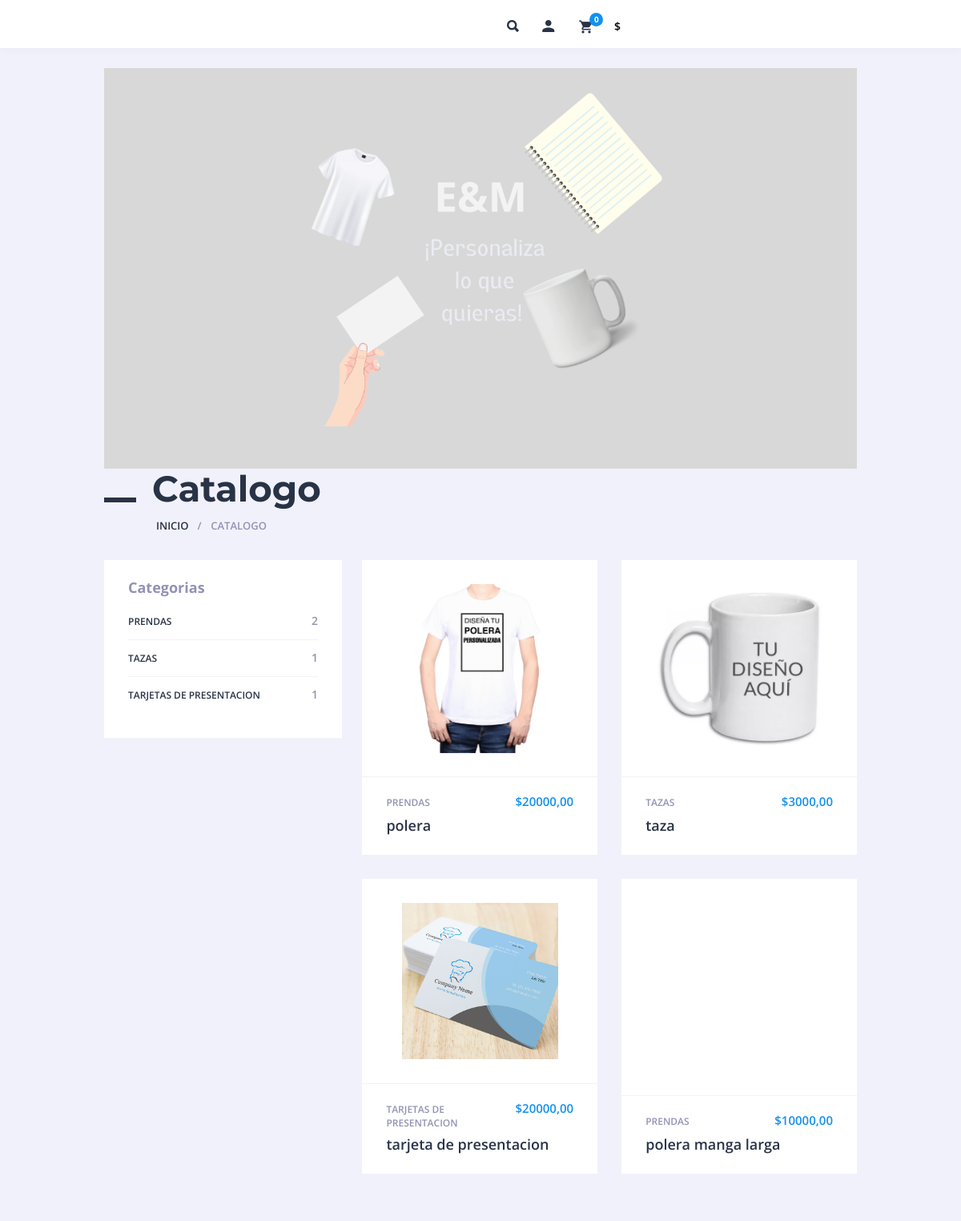
/, run on an earlier commit of the app's database.
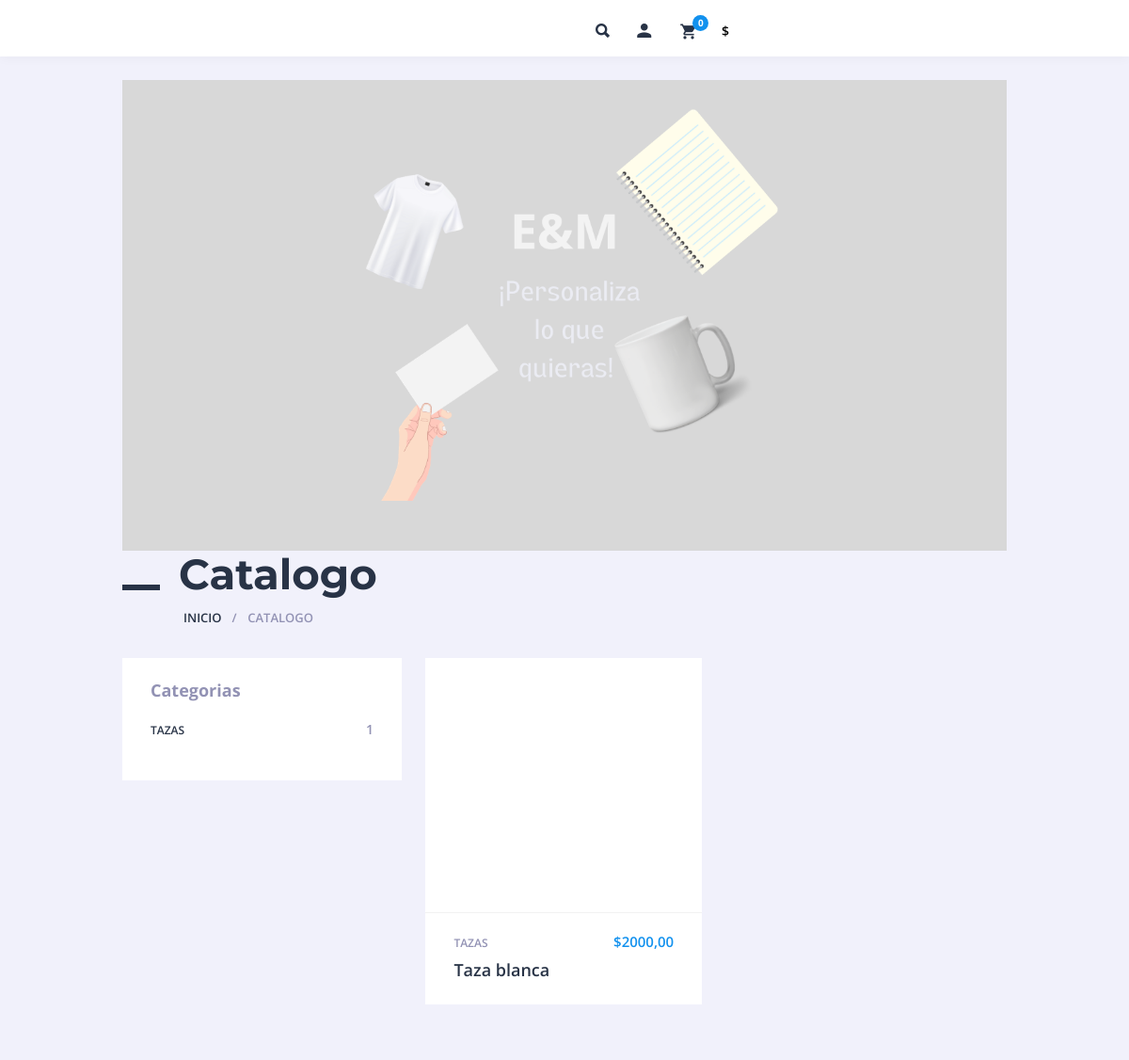
And on a later commit of the database.
### modelapp/models.py (models this page shows, shortened)
class Categoria(models.Model):
    nombre = models.CharField(max_length=100)
    def __str__(self):
        return self.nombre

class Producto(models.Model):
    nombre = models.CharField(max_length=255)
    imagen = models.ImageField(upload_to='productos/')
    precio = models.DecimalField(max_digits=10, decimal_places=2)
    stock = models.PositiveIntegerField()
    descripcion = models.TextField()
    categoria = models.ForeignKey(Categoria, on_delete=models.CASCADE)

### modelapp/views.py (the view)
# urls.py: path('', views.index, name='index'),
def index(request):
    productos = Producto.objects.all();
    categorias = Categoria.objects.all();
    context = {
        "productos": productos,
        "categorias": categorias
        }
    return render(request,'index.html',context)

### modelapp/templates/index.html (shortened to what this page needs)
{% extends 'layout.html' %}
{% block content %}
    <header id="inicio" class="jumbotron jumbotron-fluid text-center">
    </header>
        <div class="section-top">
            <h1 class="maincont-ttl">Catalogo</h1>
            <ul class="b-crumbs">
                <li><a href="/">Inicio</a></li>
                <li>Catalogo</li>
            </ul>
        </div>
        <div class="section-wrap-withsb">
            <aside class="blog-sb-widgets section-sb" id="section-sb">
                <div class="theiaStickySidebar">
                    <div class="section-filter">
                        <div class="section-filter">
                            {% include 'includes/catalogo/categorias.html' %}
                        </div>
                    </div>
                </div>
            </aside>        <div class="section-list-withsb" id="section-list-withsb">
            <div class="theiaStickySidebar">
                {% include 'includes/catalogo/catalogo.html' %}
            </div>
        </div>
        </div>
{% endblock %}

### modelapp/templates/includes/catalogo/categorias.html
<div class="blog-sb-widget multishopcategories_widget">
    <h3 class="widgettitle">Categorias</h3>
    <div class="section-sb-current">
        <ul class="section-sb-list">
            {% for categoria in categorias %}
            <li>
                <a href="{%url 'web:productosPorCategoria' categoria.id %}">
                    <span class="section-sb-label">{{categoria.nombre}}
                        <span class="count">{{categoria.producto_set.all.count}}</span>
                    </span>
                </a>
            </li>
            {% endfor %}
        </ul>
    </div>
</div>

### modelapp/templates/includes/catalogo/catalogo.html (shortened to what this page needs)
<div class="row prod-items prod-items-2">
    {% for producto in productos %}
    <article class="cf-sm-6 cf-md-6 cf-lg-6 col-xs-6 col-sm-6 col-md-6 col-lg-6 sectgl-item">
        <div class="sectgl prod-i">
            <div class="prod-i-top">
                <a class="prod-i-img" href="{% url 'web:producto' producto.id %}">
                </a>
            </div>
            <div class="prod-i-bot">
                <div class="prod-i-info">
                    <p class="prod-i-price">${{producto.precio}}
                    </p>
                    <p class="prod-i-categ"><a href="{%url 'web:productosPorCategoria' producto.categoria.id %}">{{producto.categoria}}</a></p>
                </div>
                <h3 class="prod-i-ttl"><a href="{% url 'web:producto' producto.id %}">{{producto.nombre}}</a></h3>
            </div>
        </div>
    </article>
    {% endfor %}
</div>

What changed in the data, as far as the page shows it:
removed Categoria: nombre "PRENDAS", producto_set.all.count "2"
removed Categoria: nombre "TARJETAS DE PRESENTACION", producto_set.all.count "1"
removed Producto: precio "20000,00", categoria "PRENDAS", nombre "polera"
removed Producto: precio "3000,00", categoria "TAZAS", nombre "taza"
removed Producto: precio "20000,00", categoria "TARJETAS DE PRESENTACION", nombre "tarjeta de presentacion"
removed Producto: precio "10000,00", categoria "PRENDAS", nombre "polera manga larga"
added Producto: precio "2000,00", categoria "TAZAS", nombre "Taza blanca"
